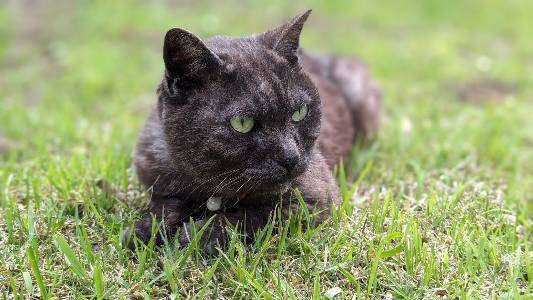
#> input picture book/image_processing/sample_images/cat1.jpg, 533 x 300 px
$ jupyter execute similarity_and_hashing.ipynb   (older library calls are emulated)
#> lines starting #> are read from the running program, lines starting #| are printed output that depends on the picture
# 類似度・hash化

同一の画像であることを判別したり、画像の類似度を測る方法について。

## Average Hash

1. 画像を8 x 8など小さいサイズに縮小し、グレースケールなど特定の色の輝度だけにする
2. ピクセル全体の平均値と、各ピクセルの値とを判定し、平均以上なら1、以下なら0とする
3. 2つの画像を比較する際は、各ピクセルの{0, 1}の値の不一致な数や比率（一致度）で判定

### 例

[cell 1]
from PIL import Image
import numpy as np
import matplotlib.pyplot as plt

cat1 = Image.open("./sample_images/cat1.jpg")
#> cat1 is the input picture: PIL image 533x300 RGB; mean R, G, B 146.4, 156.3, 109.7
cat1a = Image.open("./sample_images/cat1a.jpg")
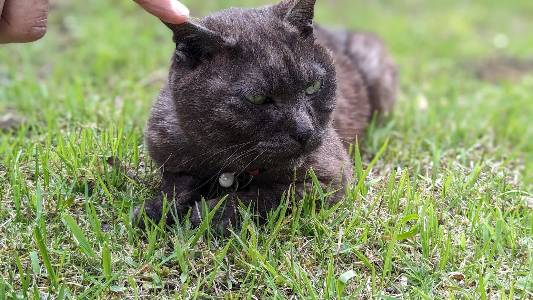
#> input picture book/image_processing/sample_images/cat1a.jpg, 533 x 300 px
#> cat1a is the input picture: PIL image 533x300 RGB; mean R, G, B 132.7, 143.3, 102.8

plt.figure(figsize=(8, 6))
plt.subplot(1, 2, 1)
plt.imshow(cat1)
plt.title("cat1.jpg")
plt.subplot(1, 2, 2)
plt.imshow(cat1a)
plt.title("cat1a.jpg")
plt.show()
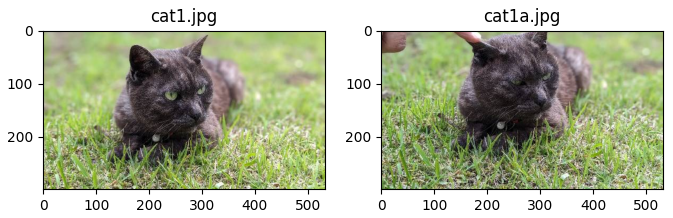
#> figure drawn by matplotlib, 2 panels

**1. 画像を8 x 8など小さいサイズに縮小し、グレースケールなど特定の色の輝度だけにする**

縮小してグレースケールにして輝度の分布だけにする

[cell 2]
from PIL import Image

hash_size = 8
ANTIALIAS = Image.Resampling.LANCZOS

# 8bit grayscale (L)に変換して縮小
cat1 = cat1.convert('L').resize((hash_size, hash_size), ANTIALIAS)
cat1a = cat1a.convert('L').resize((hash_size, hash_size), ANTIALIAS)

plt.figure(figsize=(8, 6))
plt.subplot(1, 2, 1)
plt.imshow(cat1, cmap="gray")
plt.subplot(1, 2, 2)
plt.imshow(cat1a, cmap="gray")
plt.show()
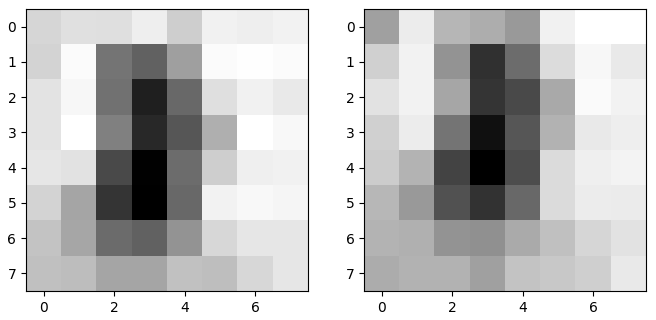
#> figure drawn by matplotlib, 2 panels

**2. ピクセル全体の平均値と、各ピクセルの値とを判定し、平均以上なら1、以下なら0とする**

[cell 3]
def is_high(image: Image) -> np.array:
    pixels = np.asarray(image)
    avg = np.mean(pixels)
#> avg = 147.9
    # 平均より大きいかどうかの0/1に
    is_high = pixels > avg
    return is_high

cat1 = is_high(cat1)
cat1a = is_high(cat1a)

plt.figure(figsize=(8, 6))
plt.subplot(1, 2, 1)
plt.imshow(cat1, cmap="gray")
plt.subplot(1, 2, 2)
plt.imshow(cat1a, cmap="gray")
plt.show()
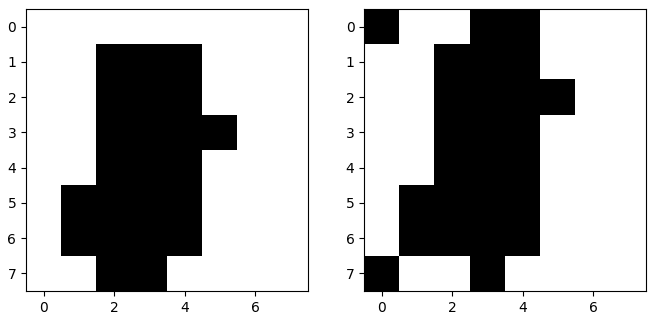
#> figure drawn by matplotlib, 2 panels

**3. 2つの画像を比較する際は、各ピクセルの{0, 1}の値の不一致な数や比率（一致度）で判定**

[cell 4]
# 不一致なピクセル
1 * (cat1 != cat1a)

[cell 5]
n_diff = np.count_nonzero(cat1 != cat1a)
#> n_diff = 7
print("不一致ピクセル数 :", n_diff)
#| 不一致ピクセル数 : 7

n_same = np.count_nonzero(cat1 == cat1a)
#> n_same = 57
print(f"一致度 : {n_same / cat1.size:.1%}")
#| 一致度 : 89.1%

以上の処理がまとめられたものが [imagehash](https://pypi.org/project/ImageHash/) パッケージの `average_hash`関数

[imagehash/imagehash/__init__.py at master · JohannesBuchner/imagehash](https://github.com/JohannesBuchner/imagehash/blob/master/imagehash/__init__.py#L233)

[cell 6]
def average_hash(image: Image, hash_size=10):
    """imagehash.average_hashの実装を真似たもの"""
    # reduce size and complexity, then convert to grayscale
    ANTIALIAS = Image.Resampling.LANCZOS
    image = image.convert('L').resize((hash_size, hash_size), ANTIALIAS)
    # find average pixel value; 'pixels' is an array of the pixel values, ranging from 0 (black) to 255 (white)
    pixels = np.asarray(image)
    avg = np.mean(pixels)
    # 平均よりおおいかどうかで0/1にする
    is_high = pixels > avg
    return is_high

別の画像と判定

[cell 7]
cat1 = Image.open("./sample_images/cat1.jpg")
cat2 = Image.open("./sample_images/cat2.jpg")
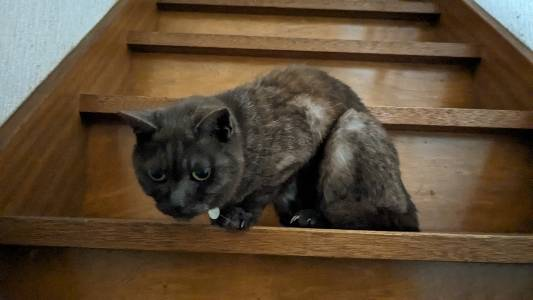
#> input picture book/image_processing/sample_images/cat2.jpg, 533 x 300 px
#> cat2 is the input picture: PIL image 533x300 RGB; mean R, G, B 91.2, 73.9, 53.4

plt.figure(figsize=(8, 6))
plt.subplot(1, 2, 1)
plt.imshow(cat1)
plt.title("cat1.jpg")
plt.subplot(1, 2, 2)
plt.imshow(cat2)
plt.title("cat2.jpg")
plt.show()

[cell 8]
is_high1 = average_hash(cat1)
#> in average_hash, `avg = np.mean(pixels)`: avg = 148
is_high2 = average_hash(cat2)

n_diff = np.count_nonzero(is_high1 != is_high2)
#> n_diff = 44
print("不一致ピクセル数 :", n_diff)
#| 不一致ピクセル数 : 44

n_same = np.count_nonzero(is_high1 == is_high2)
#> n_same = 56
print(f"一致度 : {n_same / is_high1.size:.1%}")
#| 一致度 : 56.0%
